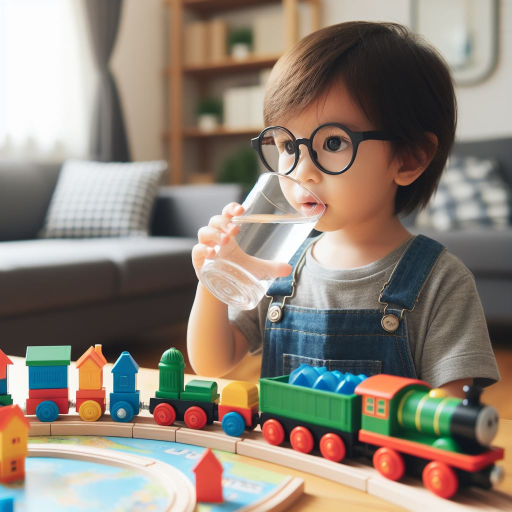
#> input picture Viusalization/datasets/child.jpg, 1024 x 1024 px (shown at 1/2 size)
$ jupyter execute --allow-errors Data-Visualization-I.ipynb
#> lines starting #> are read from the running program, lines starting #| are printed output that depends on the picture
---
---

<h1 align="center">ExD</h1>
<h1 align="center">Course: Advanced Python Programming Language</h1>

---
<h3><div align="right">Instructor: Kiran Khursheed</div></h3>

<h1 align="center">Data Visualization-I</h1>

## _Data Visualization with Matplotlib_

**Read Documentation for details:**
https://matplotlib.org/stable/users/index.html

## Learning agenda of this notebook
1. Recap:
    - Anatomy of a Figure
    - Line, Bar, Scatter, Pie Chart and Histogram
2. Box-plot
3. Violin plot
4. Heatmap
5. Subplots

## 1. Recap

### a. Anatomy of a Figure

### b. Line Chart

### c. Bar Chart

### d. Histogram

### e. Scatter Chart

### f. Pie Chart

To begin, let's install the Matplotlib library. We'll use the `matplotlib.pyplot` module for basic plots like line & bar charts. It is often imported with the alias `plt`.

[cell 1]
# To install this library in Jupyter notebook
import sys
#!{sys.executable} -m pip install --upgrade pip

[cell 2]
import matplotlib
matplotlib.__version__ , matplotlib.__path__

## 2. Boxplot

<br><br><br><br><br>

[cell 3]
from matplotlib import pyplot as plt
import matplotlib.pyplot as plt
import numpy as np

mks = np.array([65, 85, 72,45, 87, 68, 61, 80, 77, 73, 66, 200])
# Create figure and axes objects
fig, ax = plt.subplots()
ax.boxplot(x=mks, patch_artist=True)

# title and axis labels
ax.set_title('Box Plot for Subject Marks')
ax.set_xlabel('Advanced Python Programming')
ax.set_ylabel('Marks')

# add horizontal grid lines
ax.yaxis.grid(True)

print("Mean: ", np.median(mks))
print("Min: ", np.max(mks))
print("Min: ", np.min(mks))
q1, q2, q3 = np.quantile(mks,[.25, .5, .75])
print("Q1:", q1)
print("Q2:", q2)
print("Q3:", q3)
plt.show()
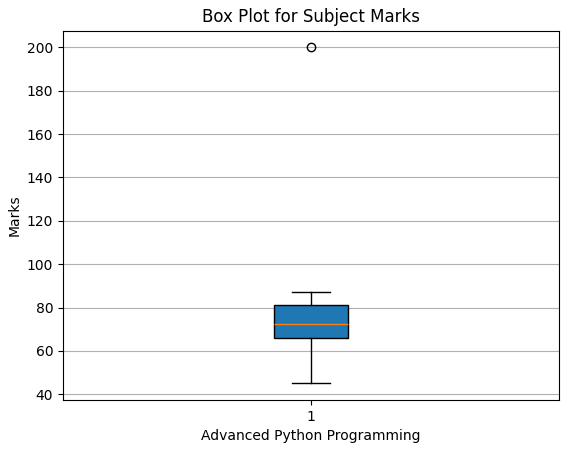
#> figure drawn by matplotlib, 1 panel

[cell 4]
import pandas as pd
#> (the rest of this cell did not finish here and is left out)

#> (a cell that did not finish here is left out)

#> (a cell that did not finish here is left out)

#> (a cell that did not finish here is left out)

#> (a cell that did not finish here is left out)

#> (a cell that did not finish here is left out)

In Matplotlib, `boxplot()` is the core function to create box plot. Below are some of the important parameters of the function:

- `x`: Array or a sequence of vectors. The input data.
- `vert`: Set as True or False. The default value is True, which displays the boxes vertically.
- `labels`: Sets the labels for each dataset.
- `notch`: Set as True or False. the default value is False. If True, the parameter will produce a notched box plot.
- `widths`: Sets the width of the box.
- `patch_artist`: Set as True or False. the default value is False. If False, the parameter will produce boxes with the Line2D artist. Otherwise, the boxes will be drawn with Patch artists.

#> (a cell that did not finish here is left out)

#> (a cell that did not finish here is left out)

[cell 12]
from matplotlib import pyplot as plt
import matplotlib.pyplot as plt

# Create figure and axes objects
fig = plt.figure()
ax = fig.add_subplot()

# Get the dataset(s)
#> (the rest of this cell did not finish here and is left out)

## 3. Violin Plot
Violin plots are similar to box plots, except that they also show the probability density of the data at different values. These plots include a marker for the median of the data and a box indicating the interquartile range, as in the standard box plots.

A violin plot is more informative than a plain box plot. In fact while a box plot only shows summary statistics such as mean/median and interquartile ranges, the violin plot shows the full distribution of the data.

[cell 13]
from matplotlib import pyplot as plt
import matplotlib.pyplot as plt

# Create figure and axes objects
fig = plt.figure()
ax = fig.add_subplot()

# Get the dataset(s)
#> (the rest of this cell did not finish here and is left out)

## 4. Heat Map
Heat map Heat map is used to find out the correlation between different features in the dataset.High positive or negative value shows that the features have high correlation.This helps us to select the parmeters for machine learning.
>- A heatmap is a useful chart that we can use to show the relationship between two variables.
>- A heatmap is used to visualize 2-dimensional data like a matrix or a table using colors.

[cell 14]
import numpy as np
data_set = np.random.randint(0 , 255, 250000).reshape(500,500)
data_set

[cell 15]
plt.imshow(X=data_set)
plt.colorbar()
plt.title( "2-D Heat Map" )
plt.show()
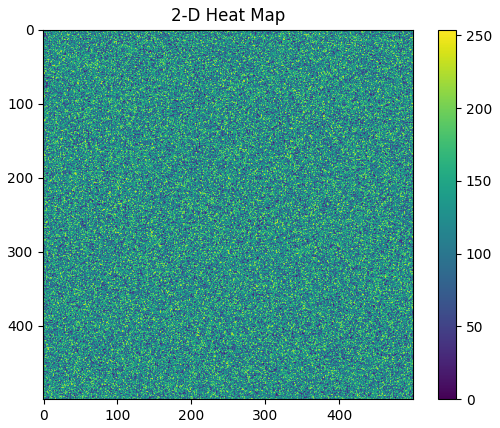
#> figure drawn by matplotlib, 2 panels

[cell 16]
plt.imshow(X=data_set, cmap='gray')
plt.colorbar()
plt.title( "2-D Heat Map" )
plt.show()
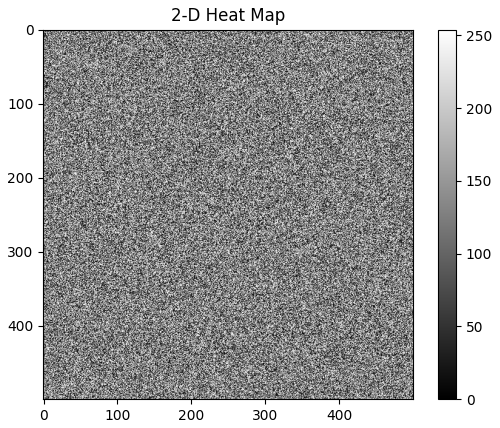
#> figure drawn by matplotlib, 2 panels

[cell 17]
plt.imshow(X=data_set, cmap='coolwarm', interpolation='nearest')
plt.colorbar()
plt.title( "2-D Heat Map" )
plt.show()
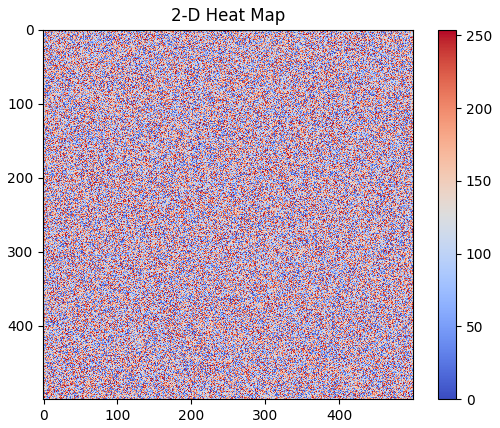
#> figure drawn by matplotlib, 2 panels

[cell 18]
plt.imshow(X=data_set, cmap='coolwarm', interpolation='bicubic')
plt.colorbar()
plt.title( "2-D Heat Map" )
plt.show()
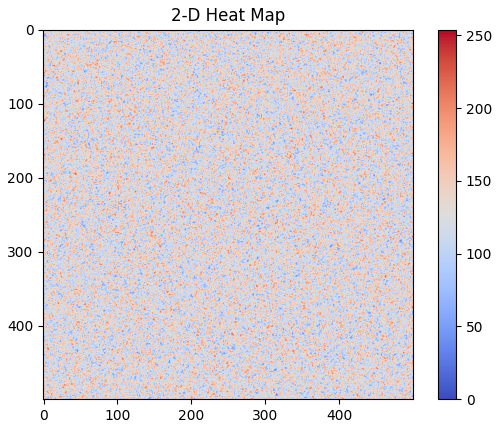
#> figure drawn by matplotlib, 2 panels

[cell 19]
from PIL import Image
#> (the rest of this cell did not finish here and is left out)

[cell 20]
from PIL import Image
rgb_img = Image.open("datasets/child.jpg")
#> rgb_img is the input picture: PIL image 1024x1024 RGB; mean R, G, B 142.9, 131.7, 119.9
grey_img = rgb_img.convert('L')
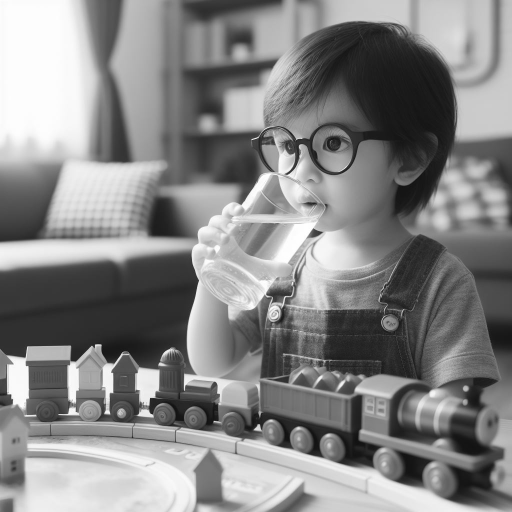
#> grey_img: PIL image 1024x1024 L (shown at 1/2 size); min 8, max 255, mean 133.7
rgb_img_array = np.array(grey_img)

plt.imshow(X=rgb_img_array, cmap='gray')
plt.colorbar()
plt.title( "2-D Heat Map" )
#grey_img.shape
plt.show()
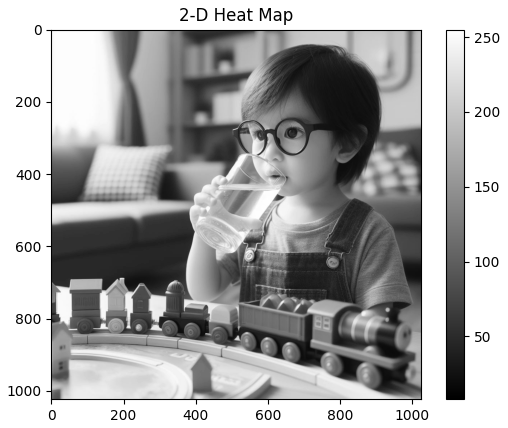
#> figure drawn by matplotlib, 2 panels

## 5. Creating Multiple Plots (Sub-Plots) within a Figure
- A single matplotlib figure object may contain multiple subplots (axes objects) organized in a grid. You can use any of the three ways to do it:
    - `plt.subplot()`
    - `fig.add_subplot()`
    - `plt.subplots()`
- The best option is use the `plt.subplots()` method, and specify the number of rows and columns as shown below:
```
fig, <ax objects> = plt.subplots(rows, cols)
```
- Where rows and cols are integers that control the subplot layout. The `<ax objects>` needs to have dimensions that correspond to rows and cols.
- Since `plt.subplots()` method unlike the other two methods return an array of axes, so you can access different axes objects using following two ways:
    - You receive all the axes objects in one variable and later treat it as an array. In this case the first row has an index of zero and the first column has an index of one.
    - Other option is you receive all the axes objects in tuples with one tuple for each row in the grid.
    The index of the subplot you want to draw on, starts from 1, then left to right, and top to bottom
- **Note** that pyplot keeps track of the currently active subplot (which you can get a reference to by calling `plt.gca()`), so when you call the `plot` function, it draws on the *active* subplot.


If a 2 row by 2 column array of plots is created, the <ax object> must to be arrayed as shown below:

```
fig, ( (ax1,ax2), (ax3,ax4) ) = plt.subplots(2,2)
```

If a 2 row by 3 column array of plots is created, the <ax objects> must be arrayed to correspond to these dimensions:
```
fig, ( (ax1,ax2,a3), (ax4,ax5,ax6) ) = plt.subplots(2, 3)
```

**Option 1: `plt.subplot()`**

[cell 21]
# The third argument of the `plt.subplot()` method mentions the specific axes object to create in the grid
# It starts from 1, then left to right, and top to bottom
fig = plt.figure()
ax1=plt.subplot(2,2,1)
ax2=plt.subplot(2,2,2)
ax3=plt.subplot(2,2,3)
ax4=plt.subplot(2,2,4)

**Option 2: `fig.add_subplot()`**

[cell 22]
# The third argument of the `fig.add_subplot()` method mentions the specific axes object to create in the grid
# It starts from 1, then left to right, and top to bottom
fig = plt.figure()
ax1=fig.add_subplot(2,2,1)
ax2=fig.add_subplot(2,2,2)
ax3=fig.add_subplot(2,2,3)
ax4=fig.add_subplot(2,2,4)

**Option 3: `plt.subplots()`**

[cell 23]
# There is no third argument to `plt.subplots()` method, as it creates all axes objects in just one line
# and return all the axes objects which you can receive in either an array or tupples
fig,ax = plt.subplots(2,2)
#Now you can access the subplots using subscript operator e.g., ax[0][0], ax[0][1], ax[1][0], and ax[1][1]

[cell 24]
# There is no third argument to `plt.subplots()` method, as it creates all axes objects in just one line
# and return all the axes objects which you can receive in either an array or tupples
fig,((ax1,ax2),(ax3,ax4)) = plt.subplots(2,2)
#Now you can access the subplots using the names ax1, ax2, ax3, ax4

>**We will be using the `plt.subplots()` method to create subplots**

>**So lets do a bit of more practice**

[cell 25]
fig,ax = plt.subplots()

[cell 26]
fig, (ax1,ax2) = plt.subplots(nrows=1,ncols=2)

[cell 27]
fig, (ax1,ax2) = plt.subplots(nrows=2,ncols=1)

[cell 28]
fig, (ax1,ax2) = plt.subplots(nrows=1,ncols=2)

[cell 29]
fig, ((ax1,ax2), (ax3,ax4)) = plt.subplots(nrows=2,ncols=2)

[cell 30]
fig, ( (ax1,ax2,ax3), (ax4,ax5,ax6) ) = plt.subplots(2, 3)

[cell 31]
fig, ( (ax1,ax2), (ax3, ax4), (ax5,ax6) ) = plt.subplots(3, 2)

[cell 32]
# Another way is to receive all the axes in a single variable and later use it as an array of axes
fig, ax = plt.subplots(3, 3)

>- In above grid, `ax[0][2]` will represent the right most axes in the zeroth row
>- In above grid, `ax[1][1]` will represent the middle axes object in below grid

**Example 1:**

[cell 33]
import numpy as np
x = np.linspace(-1, 1, 30)
x

[cell 34]
x = np.linspace(-1, 1, 30)
fig, ((ax1, ax2), (ax3, ax4)) = plt.subplots(2, 2)
ax1.plot(x,x)       # 1st subplot = top left
ax2.plot(x, x**2)   # 2nd subplot = top right
ax3.plot(x,x**3)    # 3rd subplot = bottom left
ax4.plot(x,x**4)    # 4th subplot = bottom right
plt.show()
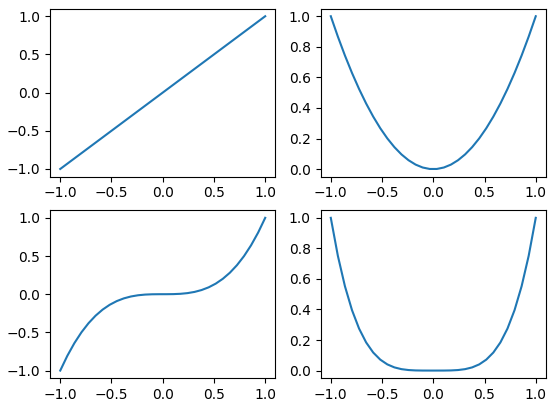
#> figure drawn by matplotlib, 4 panels; panel 1: curve peaks at x = 1, y = 1; panel 2: curve peaks at x = -1, y = 1; panel 3: curve peaks at x = 1, y = 1; panel 4: curve peaks at x = -1, y = 1

[cell 35]
x = np.linspace(-1, 1, 30)

fig, ax = plt.subplots(2, 2)
ax[0][0].plot(x,x)       # 1st subplot = top left
ax[0][1].plot(x, x**2)   # 2nd subplot = top right
ax[1][0].plot(x,x**3)    # 3rd subplot = bottom left
ax[1][1].plot(x,x**4)    # 4th subplot = bottom right
plt.show()

**Example 2:**

[cell 36]
from matplotlib import pyplot as plt
chemical_exports = [0.810, 0.831, 0.895, 0.91, 0.915, 0.926, 0.945, 0.931, 0.919, 0.921, 0.920, 0.919]
years = [2010, 2011, 2012, 2013, 2014, 2015, 2016, 2017, 2018, 2019, 2020, 2021]
medicine_exports = [0.791, 0.818, 0.832, 0.816, 0.840, 0.833, 0.835, 0.838, 0.842, 0.910, 0.930, 0.940]

fig, (ax1,ax2) = plt.subplots(nrows=2, ncols=1)

ax1.plot(years, chemical_exports, label='Chemicals', marker='o', \
         c='b', ls='-', lw=2)
ax2.plot(years, medicine_exports, label='Medicines', marker='x', c='r', ls=':', lw=2)

#Note the use of `set_`
ax1.set_title("LCI Chemical exports in last 12 years")
ax1.set_xlabel("Years")
ax1.set_ylabel("Amount (Million Rs.)")
ax2.set_title("LCI Medicine exports in last 12 years")
ax2.set_xlabel("Years")
ax2.set_ylabel("Amount (Million Rs.)")

plt.tight_layout()
plt.show()
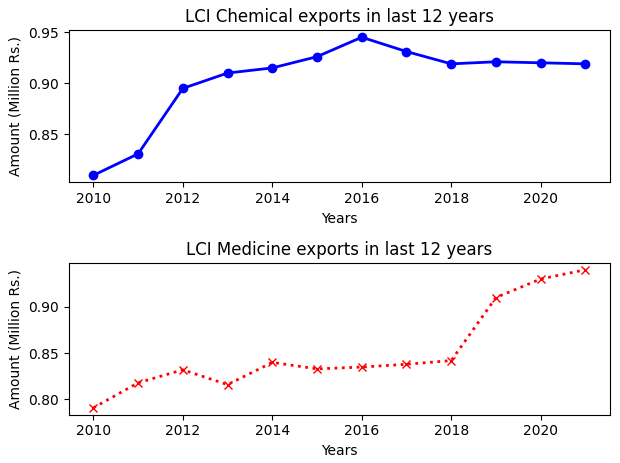
#> figure drawn by matplotlib, 2 panels; panel 1: curve peaks at x = 2016, y = 0.945; panel 2: curve peaks at x = 2021, y = 0.94

**Example 3:**

[cell 37]
import matplotlib.pyplot as plt
import numpy as np

# geerating random values withing range from a univariate “normal” (Gaussian) distribution of mean 0 and variance 1.
data = np.random.randn(2000)

data

[cell 38]
import matplotlib.pyplot as plt
import numpy as np

# geerating random values withing range from a univariate “normal” (Gaussian) distribution of mean 0 and variance 1.
data = np.random.randn(2000)

fig, ax = plt.subplots(nrows=2, ncols=2)

# use axes object to plot histograms in subplots, for example plot histrogram on 0th row, 0th column
ax[0][0].hist(data, bins=30)
ax[0][0].set_title("set bins=30")

# plot histrogram on 0th row, 1st column, by setting density to true which normalized the histogram
ax[0][1].hist(data, density=True, color="r")
ax[0][1].set_title("normalized")

# plot histrogram on 1st row, 0th column,
ax[1][0].hist(data, color="orange")
ax[1][0].set_title("set color as Oranges")

# plot histrogram on 1st row, 1st column, by setting histogram type as step
ax[1][1].hist(data, histtype='step')
ax[1][1].set_title("step")


plt.tight_layout()
plt.show()
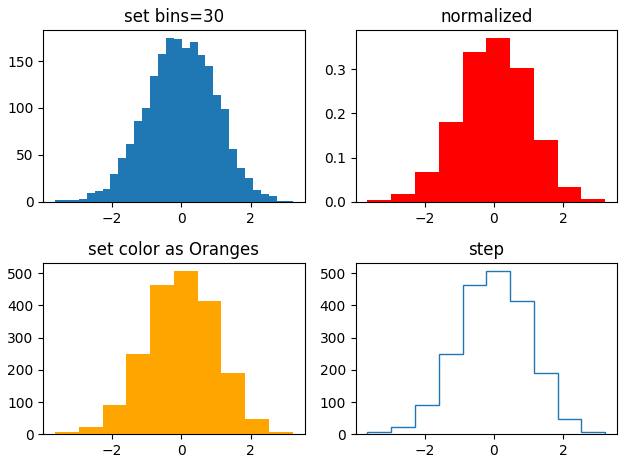
#> figure drawn by matplotlib, 4 panels; panel 1: tallest bar 174 high, from x = -0.447 to -0.218; panel 2: tallest bar 0.369 high, from x = -0.218 to 0.469; panel 3: tallest bar 507 high, from x = -0.218 to 0.469
